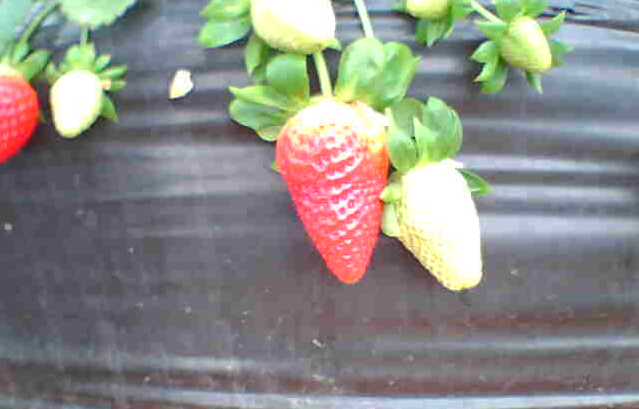
%> input picture DeteccionDeFresas/Material_Imagenes/02_MuestrasRojo/EvRojo2.tif, 639 x 409 px
$ octave Aplicacion_Mahalanobis.m   (GNU Octave 9; MATLAB toolbox functions it lacks are replaced by stand-ins)
%> lines starting %> are read from the running program, lines starting %| are printed output that depends on the picture; in (x1, y1, x2, y2) boxes, pixels count from 0 and x2, y2 are one past the last pixel; in counts of white or black regions, pixels touching at a corner belong together; the program's own positions count from 1
### DeteccionDeFresas/FuncionesMatlabMaterialAyuda/funcion_metricas.m
function [Sens Esp Prec FalsosPositivos] = funcion_metricas(Aut, Gold)

Aut = Aut>0;
Gold = Gold>0;

% CALCULO DE SENS

NumPixPositive = sum((double(Gold(:))));

TruePositive = double(Aut).*double(Gold);
NumPixTruePositive = sum(TruePositive(:));

Sens = NumPixTruePositive/NumPixPositive;

% CALCULO DE ESP
GoldN = not(Gold);
NumPixNegative = sum((double(GoldN(:))));

TrueNegative = double(not(Aut)).*double(GoldN);
NumPixTrueNegative = sum(TrueNegative(:));

Esp = NumPixTrueNegative/NumPixNegative;

% CALCULO DE PREC

[N M]=size(Gold);

NumPix = N*M;

Prec = (NumPixTruePositive+NumPixTrueNegative)/NumPix;

% FALSOS POSITIVOS
FalsePositive = double(Aut).*double(GoldN);
NumPixFalsePositive = sum(FalsePositive(:));

FalsosPositivos = NumPixFalsePositive / NumPixNegative;

### DeteccionDeFresas/05_Clasificacion_Color_Rojo/Mahalanobis/Aplicacion_Mahalanobis.m
clc
clear
close all
addpath(genpath('../../../Practica 2'))
load CentrosUmbrales.mat


Im = imread('EvRojo2.tif');
%> Im is the input picture: size 409x639x3 uint8; mean R, G, B 139.5, 139.6, 134.8
Imuestra = imread('EvRojo2_Gold.tif');
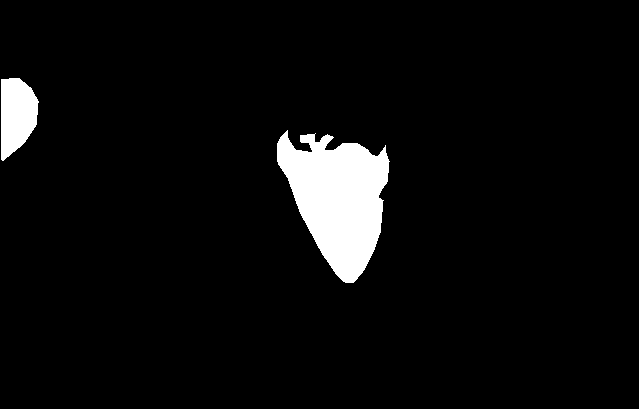
%> input picture DeteccionDeFresas/Material_Imagenes/02_MuestrasRojo/EvRojo2_Gold.tif, 639 x 409 px
%> Imuestra is the input picture: size 409x639 uint8; 4.9% white; 2 white regions, box (x1, y1, x2, y2) and area: (277, 130, 390, 283) 10535, (1, 78, 39, 161) 2323

Ir = imresize(Im, 0.5);

[F C canal] = size(Im);
%> F = 409; C = 639; canal = 3
[Fr Cr canalr] = size(Ir);
%> Fr = 205; Cr = 320; canalr = 3

%Extraer los datos de la imagen de test (R,G,B,L,a,b,S)
%RGB
Centro = CentrosUmbrales(1,1:3);
MCov = Covs(1:3,:);
Umbral = CentrosUmbrales(1,6);

Res = zeros(Fr, Cr);

for i = 1:Fr
   for j = 1:Cr
       Valor = [Ir(i,j,1) Ir(i,j,2) Ir(i,j,3)];
       Valor = double(Valor)/255;
       distancia = sqrt((Valor-Centro)*pinv(MCov)*(Valor-Centro)');
       if distancia < Umbral
           Res(i,j) = 1;
       end
   end

end
%> Res: size 205x320 double; values 0 (black) and 1 (white), 4.2% white; 4 white regions (2 under 20 px), largest, box (x1, y1, x2, y2) and area: (139, 67, 193, 141) 2233, (0, 40, 18, 80) 485
Res = round(imresize(Res,[F C],'nearest'));
%> Res: size 409x639 double; values 0 (black) and 1 (white), 4.1% white; 4 white regions (1 under 20 px), largest, box (x1, y1, x2, y2) and area: (278, 134, 385, 281) 8755, (0, 80, 36, 160) 1940, (30, 122, 34, 128) 20
Imuestra(Imuestra == 255) = 1;
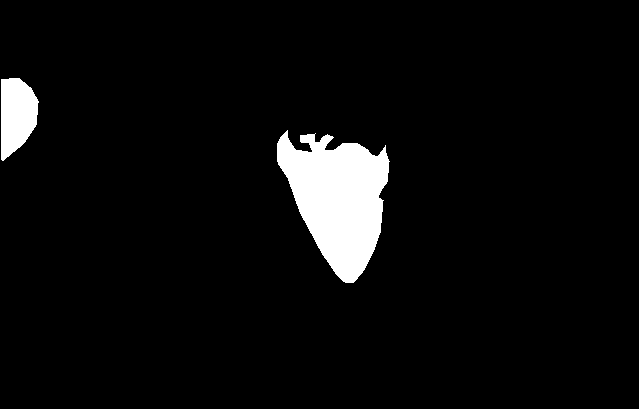
%> Imuestra: size 409x639 uint8; values 0 (black) and 1 (white), 4.9% white; 2 white regions, box (x1, y1, x2, y2) and area: (277, 130, 390, 283) 10535, (1, 78, 39, 161) 2323

[Sens Esp Prec FalsosPositivos] = funcion_metricas(Res,Imuestra);
%> in funcion_metricas, `NumPixPositive = sum((double(Gold(:))));`: NumPixPositive = 12858
%> in funcion_metricas, `TruePositive = double(Aut).*double(Gold);`: TruePositive: size 409x639 double; values 0 (black) and 1 (white), 4% white; 3 white regions, box (x1, y1, x2, y2) and area: (278, 134, 385, 281) 8603, (1, 80, 36, 160) 1860, (30, 122, 34, 128) 20
%> in funcion_metricas, `NumPixTruePositive = sum(TruePositive(:));`: NumPixTruePositive = 10483
%> in funcion_metricas, `Sens = NumPixTruePositive/NumPixPositive;`: Sens = 0.815
%> in funcion_metricas, `NumPixNegative = sum((double(GoldN(:))));`: NumPixNegative = 248493
%> in funcion_metricas, `TrueNegative = double(not(Aut)).*double(GoldN);`: TrueNegative: size 409x639 double; values 0 (black) and 1 (white), 95% white; 3 black regions (1 under 20 px), largest, box (x1, y1, x2, y2) and area: (277, 130, 390, 283) 10687, (0, 78, 39, 161) 2403
%> in funcion_metricas, `NumPixTrueNegative = sum(TrueNegative(:));`: NumPixTrueNegative = 248257
%> in funcion_metricas, `Esp = NumPixTrueNegative/NumPixNegative;`: Esp = 0.999
%> in funcion_metricas, `Prec = (NumPixTruePositive+NumPixTrueNegative)/NumPix;`: Prec = 0.99
%> in funcion_metricas, `FalsePositive = double(Aut).*double(GoldN);`: FalsePositive: size 409x639 double; values 0 (black) and 1 (white), 0.09% white in thin lines or dots, all inside (x1, y1, x2, y2) = (0, 80, 383, 277)
%> in funcion_metricas, `NumPixFalsePositive = sum(FalsePositive(:));`: NumPixFalsePositive = 236
%> in funcion_metricas, `FalsosPositivos = NumPixFalsePositive / NumPixNegative;`: FalsosPositivos = 0.00095
%> Sens = 0.815; Esp = 0.999; Prec = 0.99; FalsosPositivos = 0.00095


RendimientoMahalRGB = [Sens Esp Prec FalsosPositivos];
%> RendimientoMahalRGB = [0.815 0.999 0.99 0.00095]

CC = [1]

c1 = [255 0 0 0];
c2 = [0 255 0 0];
c3 = [0 255 255 0];

R = Im(:,:,1);
G = Im(:,:,2);
B = Im(:,:,3);

for i = 1:length(CC)
   Ibin = Imuestra == CC(i);
   R(Ibin) = c1(i);
   G(Ibin) = c2(i);
   B(Ibin) = c3(i);
end
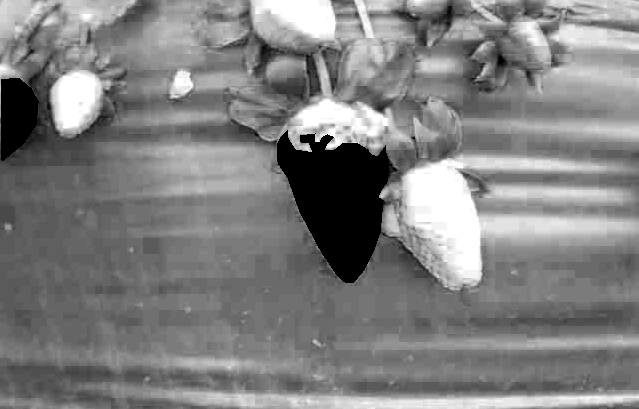
%> B: size 409x639 uint8; min 0, max 255, mean 128.2
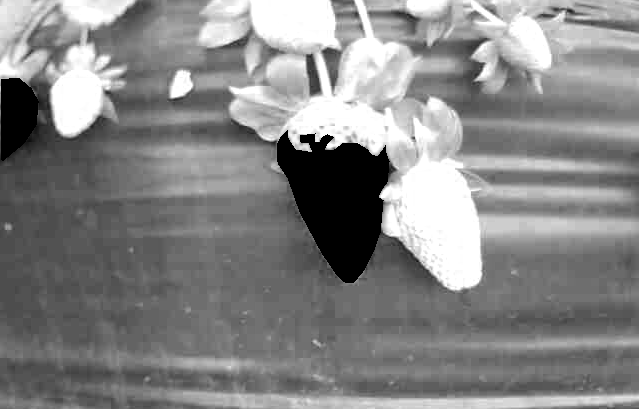
%> G: size 409x639 uint8; min 0, max 255, mean 133.4
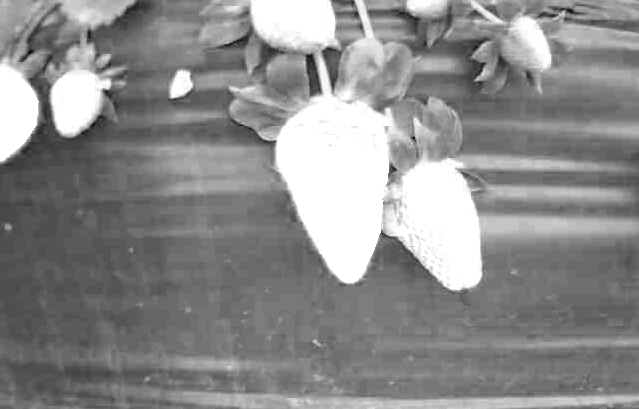
%> R: size 409x639 uint8; min 0, max 255, mean 139.6

IColor = cat(3, R, G, B);

imshow(IColor);
%Lab
Lab = rgb2lab(Ir);
%> Lab: size 205x320x3 double; mean of channels 1, 2, 3 57.8, -0.2, 2.7
L = Lab(:,:,1);%Valores de 0 a 100
a = Lab(:,:,2);%Valores de -128 a 127
b = Lab(:,:,3);%Valores de -128 a 127

LN = L/100;
aN = mat2gray(a,[-128 127]);
bN = mat2gray(b,[-128 127]);

Centro = CentrosUmbrales(3,1:3);
MCov = Covs(7:9,:);
Umbral = CentrosUmbrales(3,5);

Res = zeros(Fr, Cr);

for i = 1:Fr
   for j = 1:Cr
       Valor = [LN(i,j) aN(i,j) bN(i,j)];
       distancia = sqrt((Valor-Centro)*pinv(MCov)*(Valor-Centro)');
       if distancia < Umbral
           Res(i,j) = 1;
       end
   end

end
%> Res: size 205x320 double; values 0 (black) and 1 (white), 4.7% white; 5 white regions (3 under 20 px), largest, box (x1, y1, x2, y2) and area: (139, 65, 194, 141) 2514, (0, 38, 18, 80) 571
Res = round(imresize(Res,[F C],'nearest'));
%> Res: size 409x639 double; values 0 (black) and 1 (white), 4.7% white; 5 white regions (3 under 20 px), largest, box (x1, y1, x2, y2) and area: (278, 130, 387, 281) 9867, (0, 76, 36, 160) 2284
Imuestra(Imuestra == 255) = 1;

[Sens Esp Prec FalsosPositivos] = funcion_metricas(Res,Imuestra);
%> in funcion_metricas (call 2), `TruePositive = double(Aut).*double(Gold);`: TruePositive: size 409x639 double; values 0 (black) and 1 (white), 4.5% white; 2 white regions, box (x1, y1, x2, y2) and area: (278, 130, 387, 281) 9494, (1, 78, 36, 160) 2169
%> in funcion_metricas (call 2), `NumPixTruePositive = sum(TruePositive(:));`: NumPixTruePositive = 11663
%> in funcion_metricas (call 2), `Sens = NumPixTruePositive/NumPixPositive;`: Sens = 0.907
%> in funcion_metricas (call 2), `TrueNegative = double(not(Aut)).*double(GoldN);`:
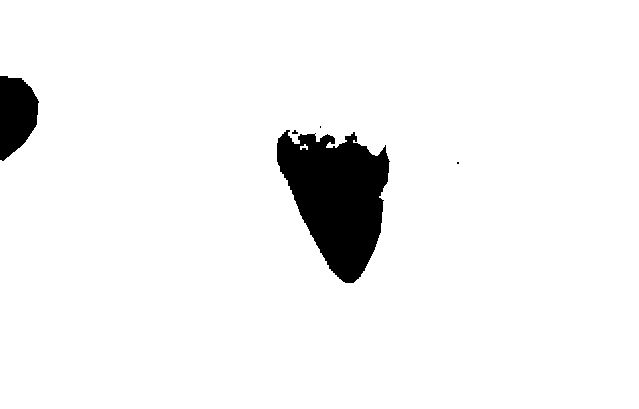
%> TrueNegative: size 409x639 double; values 0 (black) and 1 (white), 94.9% white; 5 black regions (3 under 20 px), largest, box (x1, y1, x2, y2) and area: (277, 130, 390, 283) 10908, (0, 76, 39, 161) 2438
%> in funcion_metricas (call 2), `NumPixTrueNegative = sum(TrueNegative(:));`: NumPixTrueNegative = 247983
%> in funcion_metricas (call 2), `Esp = NumPixTrueNegative/NumPixNegative;`: Esp = 0.998
%> in funcion_metricas (call 2), `Prec = (NumPixTruePositive+NumPixTrueNegative)/NumPix;`: Prec = 0.993
%> in funcion_metricas (call 2), `FalsePositive = double(Aut).*double(GoldN);`: FalsePositive: size 409x639 double; values 0 (black) and 1 (white), 0.2% white in thin lines or dots, all inside (x1, y1, x2, y2) = (0, 76, 459, 279)
%> in funcion_metricas (call 2), `NumPixFalsePositive = sum(FalsePositive(:));`: NumPixFalsePositive = 510
%> in funcion_metricas (call 2), `FalsosPositivos = NumPixFalsePositive / NumPixNegative;`: FalsosPositivos = 0.00205
%> Sens = 0.907; Esp = 0.998; Prec = 0.993; FalsosPositivos = 0.00205


RendimientoMahalLab = [Sens Esp Prec FalsosPositivos];
%> RendimientoMahalLab = [0.907 0.998 0.993 0.00205]

%RSL
hsv = rgb2hsv(Ir);
%> hsv: size 205x320x3 double; mean H, S, V 0.521, 0.179, 0.608
S = hsv(:,:,2);

Centro = CentrosUmbrales(2,1:3);
MCov = Covs(4:6,:);
Umbral = CentrosUmbrales(2,5);

Res = zeros(Fr, Cr);

for i = 1:Fr
   for j = 1:Cr
       Valor = [double(Ir(i,j,1))/255 S(i,j) LN(i,j)];
       distancia = sqrt((Valor-Centro)*pinv(MCov)*(Valor-Centro)');
       if distancia < Umbral
           Res(i,j) = 1;
       end
   end

end
%> Res: size 205x320 double; values 0 (black) and 1 (white), 4.6% white; 5 white regions (3 under 20 px), largest, box (x1, y1, x2, y2) and area: (139, 67, 193, 141) 2458, (0, 38, 18, 80) 552
Res = round(imresize(Res,[F C],'nearest'));
%> Res: size 409x639 double; values 0 (black) and 1 (white), 4.5% white; 5 white regions (3 under 20 px), largest, box (x1, y1, x2, y2) and area: (278, 134, 385, 281) 9645, (0, 76, 36, 160) 2208
Imuestra(Imuestra == 255) = 1;

[Sens Esp Prec FalsosPositivos] = funcion_metricas(Res,Imuestra);
%> in funcion_metricas (call 3), `TruePositive = double(Aut).*double(Gold);`:
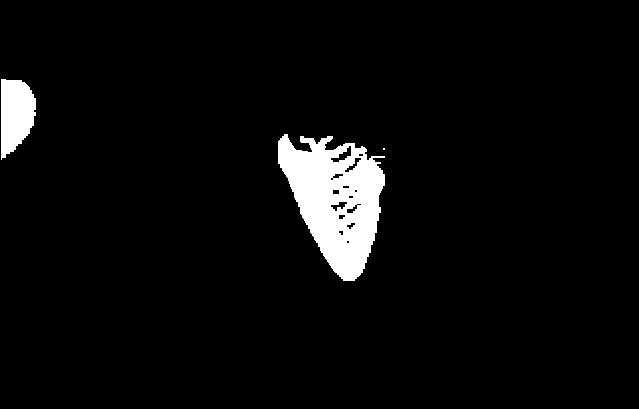
%> TruePositive: size 409x639 double; values 0 (black) and 1 (white), 4.4% white; 3 white regions (1 under 20 px), largest, box (x1, y1, x2, y2) and area: (278, 134, 385, 281) 9355, (1, 79, 36, 160) 2106
%> in funcion_metricas (call 3), `NumPixTruePositive = sum(TruePositive(:));`: NumPixTruePositive = 11465
%> in funcion_metricas (call 3), `Sens = NumPixTruePositive/NumPixPositive;`: Sens = 0.892
%> in funcion_metricas (call 3), `TrueNegative = double(not(Aut)).*double(GoldN);`: TrueNegative: size 409x639 double; values 0 (black) and 1 (white), 94.9% white; 4 black regions (2 under 20 px), largest, box (x1, y1, x2, y2) and area: (277, 130, 390, 283) 10825, (0, 76, 39, 161) 2425
%> in funcion_metricas (call 3), `NumPixTrueNegative = sum(TrueNegative(:));`: NumPixTrueNegative = 248091
%> in funcion_metricas (call 3), `FalsePositive = double(Aut).*double(GoldN);`: FalsePositive: size 409x639 double; values 0 (black) and 1 (white), 0.15% white in thin lines or dots, all inside (x1, y1, x2, y2) = (0, 76, 383, 277)
%> in funcion_metricas (call 3), `NumPixFalsePositive = sum(FalsePositive(:));`: NumPixFalsePositive = 402
%> in funcion_metricas (call 3), `FalsosPositivos = NumPixFalsePositive / NumPixNegative;`: FalsosPositivos = 0.00162
%> Sens = 0.892; FalsosPositivos = 0.00162


RendimientoMahalRSL = [Sens Esp Prec FalsosPositivos];
%> RendimientoMahalRSL = [0.892 0.998 0.993 0.00162]


save RendimientoMahal.mat RendimientoMahalRGB RendimientoMahalRSL RendimientoMahalLab;
%El primer umbral, no se pierde ningun pixel rojo, es demasiado permisivo y
%asume pixeles que no son rojos como pixeles rojos y el ultimo umbral en el
%que metemos un poco de ruido sigue metiendo demasiado ruido
